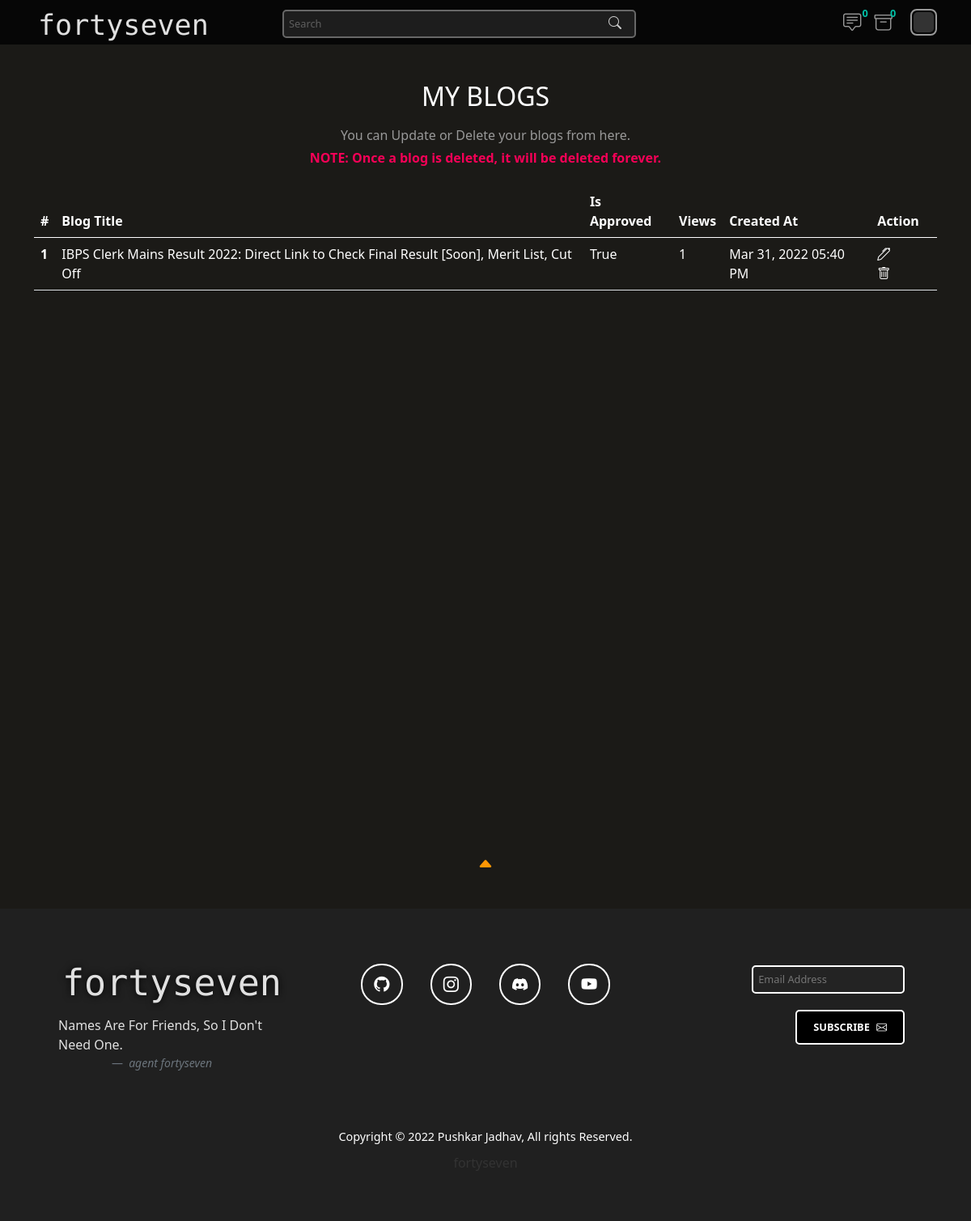
The app's page /myBlogs/ (signed in) with its own data.
### blogs/models.py (models this page shows, shortened)
class Profile(models.Model):
    user = models.OneToOneField(User, null=True, on_delete=models.CASCADE)
    bio = models.TextField()
    profilePicture = models.ImageField(null=True, blank=True,  upload_to='img/blog-assests/profile-pictures/')
    website_url = models.CharField(max_length=255, null=True, blank=True)
    github_url = models.CharField(max_length=255, null=True, blank=True)
    facebook_url = models.CharField(max_length=255, null=True, blank=True)
    instagram_url = models.CharField(max_length=255, null=True, blank=True)
    twitter_url = models.CharField(max_length=255, null=True, blank=True)

class Blog(models.Model):
    title = models.CharField(max_length=1000)
    gist = models.CharField(max_length=1000)
    content = FroalaField()
    slug = models.SlugField(max_length=1000, null=True, blank=True)
    image = models.ImageField(null=True, blank=True, upload_to='blogs')
    user = models.ForeignKey(User, blank=True , null=True , on_delete=models.CASCADE)
    created_at = models.DateTimeField(auto_now_add=True)
    updated_at = models.DateTimeField(auto_now=True)
    is_approved = models.BooleanField(default=False)
    approved_at = models.CharField(max_length=255, null=True, blank=True)
    approved_by = models.CharField(max_length=255, null=True, blank=True)
    views = models.ManyToManyField(ViewsModel, related_name="post_views", blank=True)
    def total_views(self):
        return self.views.count()

### blogs/views.py (the view)
# urls.py: path('myBlogs/', views.my_blogs, name='my-blogs'),
def my_blogs(request):
    context = {}
    if not (request.user.is_authenticated and request.user.is_staff):
        return redirect('/')
    else:
        context['pendingReviewCount'] = Blog.objects.filter(is_approved = False).count()
        context['pendingMessageCount'] = Contact.objects.filter(is_viewed = False).count()
        try:
            blog_objs = Blog.objects.filter(user = request.user)
            context['blogs_obj'] = blog_objs
        except Exception as e:
            print(e)
        return render(request, 'my-blogs.html', context)

### template/my-blogs.html (shortened to what this page needs)
{% extends "base.html" %}
{% block start %}
{% load static %}
<div class="container my-blogs-container">
  <div class="row my-blogs-head-row">
    <div class="col-lg-12 my-blogs-head">
        <h1>MY BLOGS</h1>
        <h6>You can Update or Delete your blogs from here.</h6>
        <h6><strong>NOTE: Once a blog is deleted, it will be deleted forever.</strong></h6>
    </div>
  </div>
  <div class="row my-blogs-row">
    <div class="col-lg-12 actual-table">
      <table class="table">
        <thead>
          <tr>
            <th scope="col">#</th>
            <th scope="col">Blog Title</th>
            <th scope="col">Is Approved</th>
            <th scope="col">Views</th>
            <th scope="col">Created At</th>
            <th scope="col">Action</th>
          </tr>
        </thead>
        <tbody>
          {% for blog in blogs_obj %}
          <tr class="table-row">
            <th scope="row">{{forloop.counter}}</th>
            <td>{{blog.title}}</td>
            <td>{{blog.is_approved}}</td>
            <td>{{blog.total_views}}</td>
            <td>{{blog.created_at|date:"M d, Y"}} {{blog.created_at|time:"h:i A"}}</td>
            <td>
              <a href="{%  url 'blogs:blog-update' blog.pk %}"><i class="bi bi-pen hover-color"></i></a>
              <a href="{% url 'blogs:blog-delete' blog.id %}"><i class="bi bi-trash hover-color"></i></a>
            </td>
          </tr>
          {% endfor %}
        </tbody>
      </table>
    </div>
  </div>
</div>
{% endblock %}

### template/base.html (shortened to what this page needs)
<!doctype html>
<html lang="en">
<head>
  {% load static %}
  <link rel="stylesheet" type="text/css" href="{% static 'styles/blog-styles.css' %}">
  <link href="https://cdn.jsdelivr.net/npm/bootstrap@5.0.2/dist/css/bootstrap.min.css" rel="stylesheet"
>
  <link rel="stylesheet" href="https://cdn.jsdelivr.net/npm/bootstrap-icons@1.8.1/font/bootstrap-icons.css">
  <link rel="stylesheet" href="https://cdn.jsdelivr.net/gh/devicons/devicon@v2.14.0/devicon.min.css">
</head>
<body>
  <div id="navbar">
    <div class="container">
      <div class="row">
        <div class="col-lg-2 col-md-2 brand">
          <div class="heading-text">
            <a href="/">
              <h1>fortyseven</h1>
            </a>
          </div>
        </div>
        <div class="col-lg-6 col-md-6 col-12 searchBar">
          <form action="{% url 'blogs:search-page' %}" id="search-bar" method="GET">
            <input id="serchField" name="search" type="text" placeholder="Search">
            <button type="submit"><i class="bi bi-search"></i></button>
          </form>
        </div>
        <div class="col-lg-4 col-sm-4 nav-contents">
          {% if request.user.is_staff and request.user.is_superuser %}
          <a href="{% url 'blogs:admin-messages' %}"><i class="bi bi-chat-square-text"></i></a>
          {% if pendingMessageCount > 0 %}
          <span class="pending">{{pendingMessageCount}}</span>
          {% else %}
          <span class="noPending">{{pendingMessageCount}}</span>
          {% endif %}
          <a href="{% url 'blogs:review-blog' %}"><i class="bi bi-archive"></i></a>
          {% if pendingReviewCount > 0 %}
          <span class="pending">{{pendingReviewCount}}</span>
          {% else %}
          <span class="noPending">{{pendingReviewCount}}</span>
          {% endif %}
          {% endif %}
          {% if request.user.is_authenticated %}
          <div class="dropdown">
            <button class="btn btn-secondary" type="button" id="dropdownMenuButton2" data-bs-toggle="dropdown"
              aria-expanded="false">
              {% if request.user.profile.profilePicture %}
              <div class="profileImg" style="background-image: url('{{request.user.profile.profilePicture.url}}');">
                {% else %}
                <div class="profileImg">
                  {% endif %}
                </div>
            </button>
          </div>
          {% else %}
          <!-- <a class="btnLoginLogout" href="{% url 'blogs:login' %}">LOGIN/REGISTER <i
              class="bi bi-box-arrow-in-right"></i></a> -->
          <a href="{% url 'blogs:login' %}" class="logInIcon"><i class="bi bi-box-arrow-in-right"></i></a>
          {% endif %}
        </div>
      </div>
    </div>
  </div>
  {% block start %}
  {% endblock %}
  <div class="container">
    <div class="row">
      <div class="bouncer">
        <a class="btn-bounce bounce" href="#navigate-top"><i class="bi bi-caret-up-fill"></i></a>
      </div>
    </div>
  </div>
  <footer class="">
    <div class="container-fluid footer-container">
      <div class="row icons-row">
        <div class="col-lg-4">
          <div class="footer-heading-text">
            <a href="/">
              <h1>fortyseven</h1>
            </a>
            <figure>
              <blockquote class="blockquote">
                <p>Names Are For Friends, So I Don't Need One.</p>
              </blockquote>
              <figcaption class="blockquote-footer text-center">
               <cite title="Source Title">agent fortyseven</cite>
              </figcaption>
            </figure>
          </div>
        </div>
        <section class="col-lg-4 mb-12 icon-sec">
          <a class="btn-footer" href="#!" role="button"><i class="bi bi-github"></i></a>
          <a class="btn-footer" href="#!" role="button"><i class="bi bi-instagram"></i></a>
          <a class="btn-footer" href="#!" role="button"><i class="bi bi-discord"></i></a>
          <a class="btn-footer" href="#!" role="button"><i class="bi bi-youtube"></i></a>
        </section>
        <div class="col-lg-4 mb-12">
          <div class="subscribe btn-submit">
            <input type="text" placeholder="Email Address">
            <button>SUBSCRIBE <i class="bi bi-envelope"></i></button>
          </div>
        </div>
      </div>
      <div class="row copyright">
        <p>Copyright ©
          <script>document.write(new Date().getFullYear());</script> Pushkar Jadhav, All rights Reserved.
        </p>
      </div>
      <div class="row">
        <div class="footer-text">
          <a href="{% url 'portfolio:portfolio' %}">fortyseven</a><br>
        </div>
      </div>
    </div>
  </footer>
</body>
</html>

### static/styles/blog-styles.css (style rules this page uses)
body, html { background-color: #1B1A17 !important; font-family: 'Roboto', sans-serif; }
html { scroll-behavior: smooth !important; }
#navbar { background-color: rgba(6, 6, 6, 0.950); position: fixed; z-index: 1000; width: 100%; height: 55px; transition: top 0.3s ease; }
.searchBar { text-align: right; opacity: 0.8; }
.searchBar button { background: none; border: none; margin-left: -3em; color: white; padding: 4px 10px 5px 10px; transition: all 0.3s ease-in-out; }
.searchBar input { margin-top: 12px; }
.nav-contents { position: relative; text-align: end; padding: 3px; }
.nav-contents .dropdown { display: flex; float: right; margin-left: 10px; margin-top: 8px; }
.nav-contents a { text-decoration: none; color: #999999; font-size: 1.4em; transition: all 0.2s ease-in-out; font-weight: 500; padding-top: 8px; margin-right: 12px; display: inline-flex; }
.nav-contents span { position: absolute; padding: 0px 3px 0px 3px; margin-left: -18px; top: 10%; font-size: 0.8em; font-weight: 800; }
.nav-contents .noPending { color: #00BFA6; }
.nav-contents .dropdown button { background: none; border: 2px solid #999999; border-radius: 8px; padding: 2px; }
.nav-contents .profileImg { border-radius: 5px; height: 25px; width: 25px; background-color: #333; background-size: 100%; background-position: center center; background-repeat: no-repeat; }
.heading-text { text-align: left; padding: 5px; margin-top: 5px; }
.heading-text a { text-decoration: none; }
.heading-text h1 { color: #e0e0e0; font-family: 'Libre Barcode 39 Text'; font-size: 35px; }
.btn-submit { padding: 10px; }
.btn-submit button { background-color: #000; text-decoration: none; font-size: 0.8em; border: 2px solid white; border-radius: 5px; color: white; font-weight: 600; padding: 10px 20px 10px; transition: all 0.3s ease-in-out; }
.btn-submit i { margin-left: 5px; }
.bouncer { text-align: center; z-index: 3; }
.btn-bounce { color: #FF9704; font-size: 20px; margin: 40px; display: inline-block; transition: all ease-in 0.3s; -webkit-transition: all ease-in 0.3s; -moz-transition: all ease-in 0.3s; }
.bounce { -webkit-border-radius: 50%; -moz-border-radius: 50%; -ms-border-radius: 50%; border-radius: 50%; animation: bounce 2s infinite; -webkit-animation: bounce 2s infinite; -moz-animation: bounce 2s infinite; -o-animation: bounce 2s infinite; }
.table-row a { text-decoration: none; }
input { width: 80%; font-size: 0.8em !important; padding: 6px; border: 2px solid grey; border-radius: 5px; background-color: #232323; margin-top: 20px; color: #e0e0e0; }
.my-blogs-container th, td { z-index: 9; color: white; }
.my-blogs-head { margin-top: 80px; text-align: center; }
.my-blogs-head strong { color: #F50057; }
.my-blogs-head h1 { color: white; font-size: 2em; margin-top: 100px; margin-bottom: 20px; }
.my-blogs-head h6 { color: #999999; }
.my-blogs-row { position: relative; height: 100vh; }
.actual-table { position: absolute; top: 2%; }
.table a { color: white; margin-right: 15px; transition: all 0.3s ease-in-out; }
.my-blogs-container .table { position: relative; }
footer { background-color: rgb(32, 32, 32); }
.btn-footer { margin: 15px !important; }
.icon-sec { margin-top: 60px !important; margin-bottom: 60px; text-align: center; padding: 20px; }
.icon-sec a { font-size: 1.2em; color: white; border: 2px solid white; border-radius: 25px; padding: 10px 14px; transition: all 0.3s ease-in-out; }
.copyright { text-align: center; color: white; }
.copyright p { padding: 10px; font-size: 0.9em; margin: 0px !important; }
.footer-text { margin-bottom: 60px; text-align: center; }
.footer-text a { color: #333; text-decoration: none; font-size: 16px; transition: all ease 0.5s; -webkit-transition: all ease 0.5s; -moz-transition: all ease 0.5s; }
.subscribe { margin: 60px; text-align: right; }
.subscribe button { margin-top: 20px; }
.subscribe input { max-width: 400px; border-color: white; }
.footer-heading-text { margin: 60px; display: block; }
.footer-heading-text figure { display: block; }
.footer-heading-text p { color: #e0e0e0; font-size: 0.8em; }
.footer-heading-text a { text-decoration: none; display: block; max-width: fit-content; }
.footer-heading-text h1 { color: #e0e0e0; font-family: 'Libre Barcode 39 Text'; font-size: 45px; padding: 5px; text-shadow: 0px 0px 10px #000; max-width: fit-content; }

### records on screen
Blog: title "IBPS Clerk Mains Result 2022: Direct Link to Check Final Result [Soon], Merit List, Cut Off", is_approved "True", total_views "1", created_at "Mar 31, 2022", created_at "05:40 PM"

### other values on screen
{{ pendingMessageCount }} "0"
{{ pendingReviewCount }} "0"
